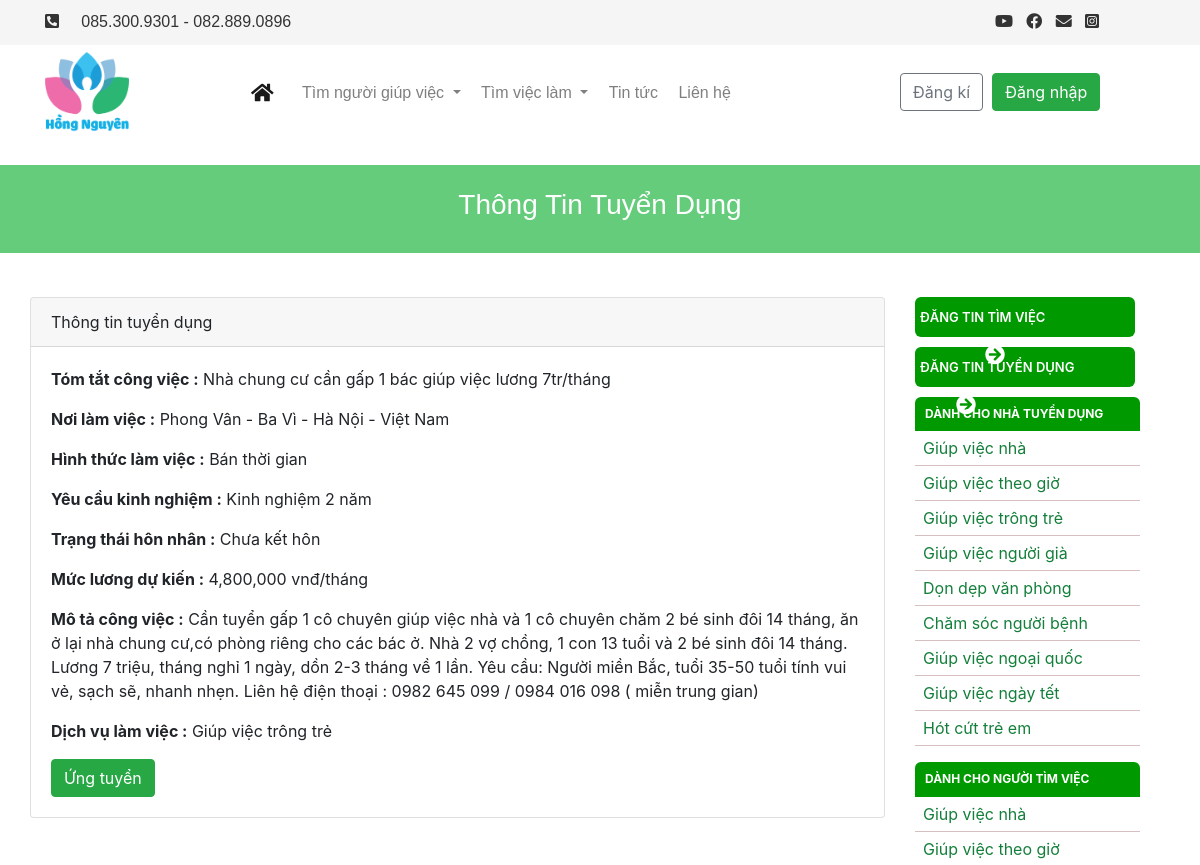
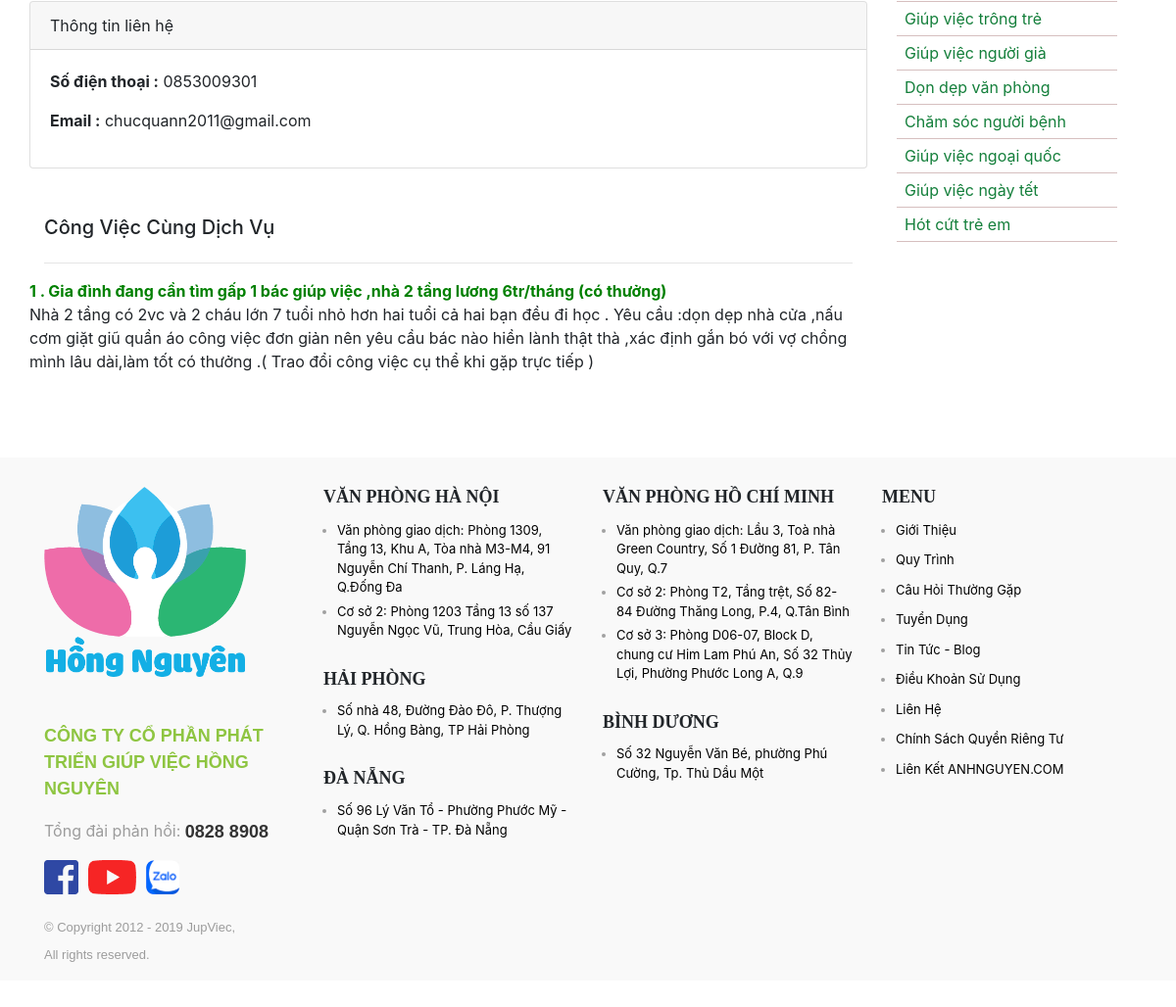
Screenshot of /site/tuyen_dung/chi_tiet_tuyen_dung.php?id=11&id_dichvu=6 with the database file from the repository (2 pictures, top to bottom).
### tables this page shows
CREATE TABLE `dich_vu` (
  `id` int(11) NOT NULL,
  `ten_dich_vu` varchar(225) NOT NULL,
  `mo_ta` longtext NOT NULL,
  `hinh_anh` varchar(225) NOT NULL
);

CREATE TABLE `tuyen_dung` (
  `id` int(11) NOT NULL,
  `id_user` int(11) NOT NULL,
  `id_dichvu` int(11) NOT NULL,
  `yeu_cau` varchar(225) NOT NULL COMMENT 'yêu cầu kinh nghiệm',
  `hinh_thuc_lam_viec` varchar(225) NOT NULL,
  `noi_lam_viec` varchar(225) NOT NULL,
  `muc_luong` float NOT NULL,
  `tom_tat` varchar(225) NOT NULL,
  `mo_ta` longtext NOT NULL,
  `status` bit(1) NOT NULL COMMENT 'tình trạng hôn nhân',
  `phone` varchar(50) NOT NULL,
  `trang_thai` bit(1) NOT NULL,
  `trang_thai_duyet` bit(1) NOT NULL,
  `ma_thanh_toan` varchar(225) NOT NULL
);

CREATE TABLE `users` (
  `id` int(11) NOT NULL,
  `ho_ten` varchar(50) NOT NULL,
  `ten_dang_nhap` varchar(50) NOT NULL,
  `mat_khau` varchar(50) NOT NULL,
  `email` varchar(225) NOT NULL,
  `ngay_sinh` date NOT NULL,
  `gioi_tinh` bit(1) NOT NULL,
  `hinh_anh` varchar(255) NOT NULL,
  `vai_tro` bit(1) NOT NULL,
  `trang_thai` bit(1) NOT NULL
);

### dao/pdo.php (called while the page is built, shortened)
<?php
function connect()
{
    $host = "127.0.0.1";
    $dbname = "duan1";
    $db_username = "root";
    $db_password = "";
    return new PDO("mysql:host=$host;dbname=$dbname", $db_username, $db_password);
}
function selectAll($sql)
{
    $conne = connect();
    $stml = $conne->prepare($sql);
    $stml->execute();
    return $select = $stml->fetchAll();
}
function money($money)
{
    return number_format($money, 0, '.', ',');
}

### site/tuyen_dung/chi_tiet_tuyen_dung.php (the view, shortened to what this page needs)
<?php
require_once "../../dao/pdo.php";
$stt = 0;
if (isset($_GET['id']) && isset($_GET['id_dichvu'])) {
    $id = $_GET['id'];
    $id_dv = $_GET['id_dichvu'];
} else {
    header("location:" . BASE_URL);
}
?>
<!DOCTYPE html>
<html lang="en">
<head>
    <?php include('../../link/style.php') ?>
    <link rel="stylesheet" href="../../content/css.css">
</head>
<body>
    <?php include('../../layout/header.php') ?>
    <div class="container-fluid" style="background-color: #64cc7b;">
        <div class="container">
            <div class="row" style="margin-top:20px;margin-bottom:20px;">
                <h3 class="header_title">Thông Tin Tuyển Dụng</h3>
            </div>
        </div>
    </div>
    <br>
    <div class="container-fluid">
        <div class="container">
            <div class="row">
                <div class="col-md-9">
                    <?php foreach (selectAll("SELECT * FROM tuyen_dung WHERE id = '$id' AND trang_thai = 0 AND trang_thai_duyet = 0") as $item) { ?>
                        <?php foreach (selectAll("SELECT * FROM users WHERE id = " . $item['id_user']) as $key) { ?>
                            <?php foreach (selectAll("SELECT * FROM dich_vu WHERE id = " . $item['id_dichvu']) as $next) { ?>
                                <div class="row">
                                    <div class="card" style="width: 100%">
                                        <div class="card-header">
                                            Thông tin tuyển dụng
                                        </div>
                                        <div class="card-body">
                                            <p><b>Tóm tắt công việc :</b> <?= $item['tom_tat'] ?></p>
                                            <p><b>Nơi làm việc :</b> <?= $item['noi_lam_viec'] ?></p>
                                            <p><b>Hình thức làm việc :</b> <?= $item['hinh_thuc_lam_viec'] ?></p>
                                            <p><b>Yêu cầu kinh nghiệm :</b> <?= $item['yeu_cau'] ?></p>
                                            <p><b>Trạng thái hôn nhân :</b> <?= ($item['status'] == 0) ? 'Đã kết hôn' : 'Chưa kết hôn' ?></p>
                                            <p><b>Mức lương dự kiến :</b> <?= money($item['muc_luong']) ?> vnđ/tháng</p>
                                            <p><b>Mô tả công việc :</b> <?= $item['mo_ta'] ?></p>
                                            <p><b>Dịch vụ làm việc :</b> <?= $next['ten_dich_vu'] ?></p>
                                            <a onclick="return confirm('Thông tin cá nhân của bạn sẽ được gửi đến người tuyển dụng ! Bạn chắc chắn muốn ứng tuyển chứ ?')" href="<?= BASE_URL ?>site/tuyen_dung/thong_bao.php?id=<?= $item['id'] ?>" class="btn btn-success">Ứng tuyển</a>
                                        </div>
                                    </div>
                                </div>
                                <br><br>
                                <div class="row">
                                    <div class="card" style="width: 100%">
                                        <div class="card-header">
                                            Thông tin liên hệ
                                        </div>
                                        <div class="card-body">
                                            <p><b>Số điện thoại :</b> <?= $item['phone'] ?></p>
                                            <p><b>Email :</b> <?= $key['email'] ?></p>
                                        </div>
                                    </div>
                                </div>
                    <?php }
                        }
                    } ?>
                    <br><br>
                    <div class="row">
                        <h5 style="margin-left: 15px">Công Việc Cùng Dịch Vụ</h5>
                    </div>
                    <hr>
                    <div class="row">
                        <?php foreach (selectAll("SELECT * FROM tuyen_dung WHERE trang_thai = 0 AND trang_thai_duyet = 0 AND id_dichvu = $id_dv AND id != $id ORDER BY id DESC LIMIT 10") as $item) { ?>
                            <a href="<?= BASE_URL ?>site/tuyen_dung/chi_tiet_tuyen_dung.php?id=<?= $item['id'] ?>&id_dichvu=<?= $item['id_dichvu'] ?>" style="color: green;"><b><?= $stt += 1 ?> . <?= $item['tom_tat'] ?></b></a>
                            <p><?= $item['mo_ta'] ?></p>
                        <?php } ?>
                    </div>
                </div>
                <div class="col-md-3">
                    <?php include_once('../../layout/content_right.php') ?>
                </div>
            </div>
        </div>
    </div>
    <?php include('../../layout/footer.php') ?>
</body>
</html>

### layout/content_right.php
<div class="col-md-12">
    <a href="<?= BASE_URL ?>site/nhan_vien/dang_tin_tim_viec.php">
        <h3 class="titletimviec" style=" background-color: #009900;
    height: 40px;
    padding: 0 5px;
    margin-right: 5px;
    border-radius: 6px;
    margin-bottom: 10px;
    line-height: 40px;
    color: white;
    font-size: 13px;
    font-weight: 600;
    text-transform: uppercase;">Đăng tin tìm việc <i class="fas fa-arrow-circle-right" style="margin-left:65px;font-size:20px;"></i></h3>
    </a>
    <a href="<?= BASE_URL ?>site/tuyen_dung/dang_tin_tuyen_dung.php">
        <h3 class="titletimviec" style="  background-color: #009900;
    height: 40px;
    padding: 0 5px;
    margin-right: 5px;
    border-radius: 6px;
    margin-bottom: 10px;
    line-height: 40px;color:white;
    font-size: 13px;
    font-weight: 600;
    text-transform: uppercase;">Đăng tin tuyển dụng <i class="fas fa-arrow-circle-right" style="margin-left:36px;font-size:20px;"></i></h3>
    </a>
    <h2 style="background: #009900;
    font-size: 9pt;
    font-weight: 700;
    color: #fff;
    border: none;
    margin: 0;
    padding: 10px;
    text-transform: uppercase;
    border-radius: 6px 6px 0 0;">Dành cho nhà tuyển dụng</h2>
    <ul style="list-style:none;margin-left:-40px;">
        <?php foreach (selectAll("select * from dich_vu") as $item) { ?>
            <li style="padding:5px 0px;border-bottom: 1px solid #d6bfbf;">
                <a href="<?= BASE_URL ?>site/dich_vu/nhan_vien.php?id=<?= $item['id'] ?>" style="color:#147f3b;padding: 0px 8px;"><?= $item['ten_dich_vu'] ?></a></li>
        <?php } ?>
    </ul>
    <h2 style="background: #009900;
    font-size: 9pt;
    font-weight: 700;
    color: #fff;
    border: none;
    margin: 0;
    padding: 10px;
    text-transform: uppercase;
    border-radius: 6px 6px 0 0;">Dành cho người tìm việc</h2>
    <ul style="list-style:none;margin-left:-40px;">
        <?php foreach (selectAll("select * from dich_vu") as $item) { ?>
            <li style="padding:5px 0px;border-bottom: 1px solid #d6bfbf;">
                <a href="<?= BASE_URL ?>site/dich_vu/tuyen_dung.php?id=<?= $item['id'] ?>" style="color:#147f3b;padding: 0px 8px;"><?= $item['ten_dich_vu'] ?></a></li>
        <?php } ?>
    </ul>
</div>

### site/tuyen_dung/chi_tiet_tuyen_dung.php (style rules this page uses)
.header_title { background-color: #64cc7b; color: white; text-align: center; width: 100%; height: 80px; line-height: 80px; font-family: 'Ubuntu', sans-serif; }

### rows the page displays
tuyen_dung: tom_tat "Nhà chung cư cần gấp 1 bác giúp việc lương 7tr/tháng", noi_lam_viec "Phong Vân - Ba Vì - Hà Nội - Việt Nam", hinh_thuc_lam_viec "Bán thời gian", yeu_cau "Kinh nghiệm 2 năm", muc_luong "4,800,000", mo_ta "Cần tuyển gấp 1 cô chuyên giúp việc nhà và 1 cô chuyên chăm 2 bé sinh đôi 14 tháng, ăn ở lại nhà chung cư,có phòng riêng cho các bác ở. Nhà 2 vợ chồng, 1 con 13 tuổi và 2 bé sinh đôi 14 tháng. Lương 7 triệu, tháng nghỉ 1 ngày, dồn 2-3 tháng về 1 lần. Yêu cầu: Người miền Bắc, tuổi 35-50 tuổi tính vui vẻ, sạch sẽ, nhanh nhẹn. Liên hệ điện thoại : 0982 645 099 / 0984 016 098 ( miễn trung gian)", phone "0853009301"
users: email "chucquann2011@gmail.com"
dich_vu: ten_dich_vu "Giúp việc trông trẻ"
tuyen_dung: tom_tat "Gia đình đang cần tìm gấp 1 bác giúp việc ,nhà 2 tầng lương 6tr/tháng (có thưởng)", mo_ta "Nhà 2 tầng có 2vc và 2 cháu lớn 7 tuổi nhỏ hơn hai tuổi cả hai bạn đều đi học . Yêu cầu :dọn dẹp nhà cửa ,nấu cơm giặt giũ quần áo công việc đơn giản nên yêu cầu bác nào hiền lành thật thà ,xác định gắn bó với vợ chồng mình lâu dài,làm tốt có thưởng .( Trao đổi công việc cụ thể khi gặp trực tiếp )"
dich_vu: ten_dich_vu "Giúp việc nhà"
dich_vu: ten_dich_vu "Giúp việc theo giờ"
dich_vu: ten_dich_vu "Giúp việc người già"
dich_vu: ten_dich_vu "Dọn dẹp văn phòng"
dich_vu: ten_dich_vu "Chăm sóc người bệnh"
dich_vu: ten_dich_vu "Giúp việc ngoại quốc"
dich_vu: ten_dich_vu "Giúp việc ngày tết"
dich_vu: ten_dich_vu "Hót cứt trẻ em"
